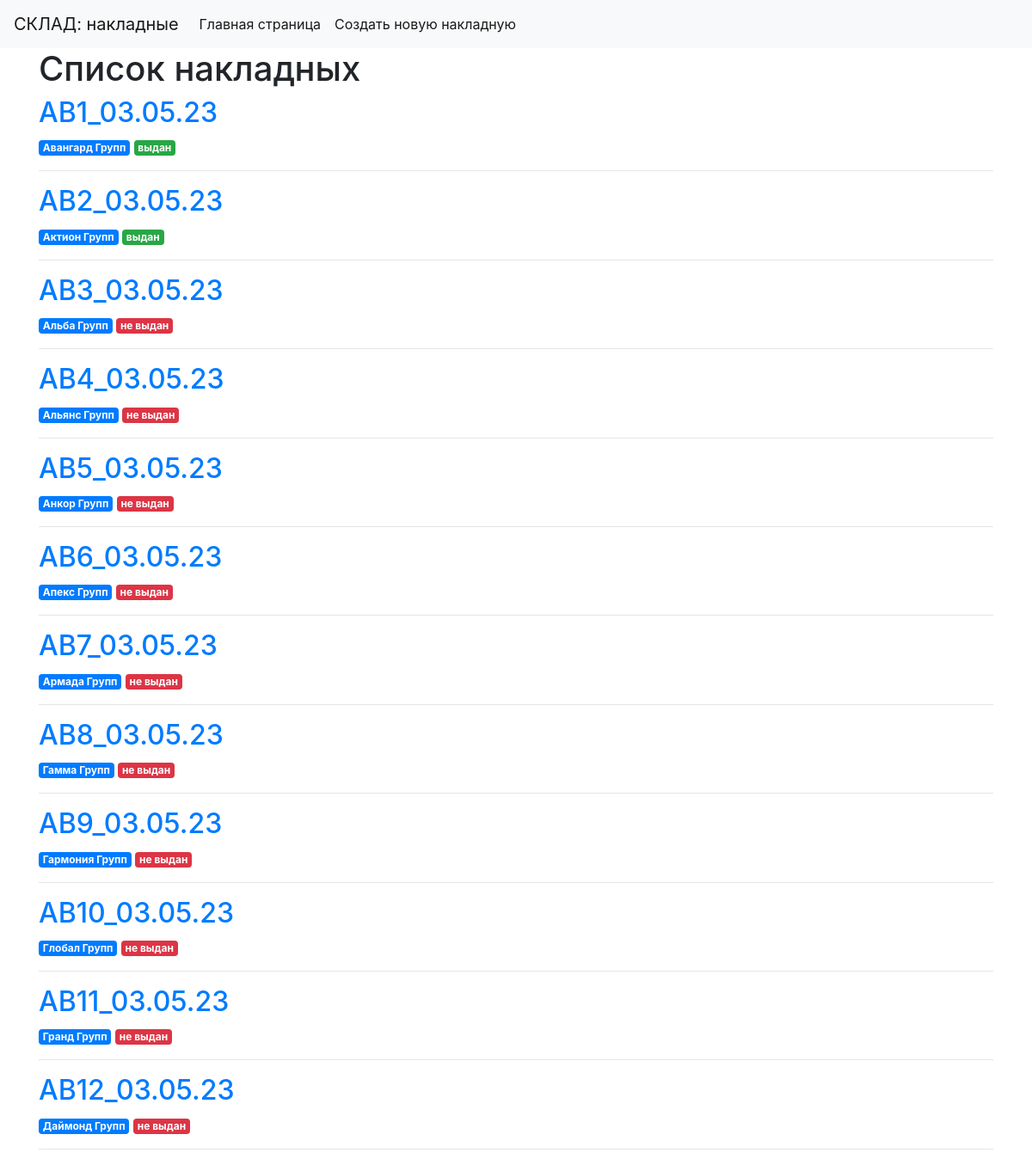
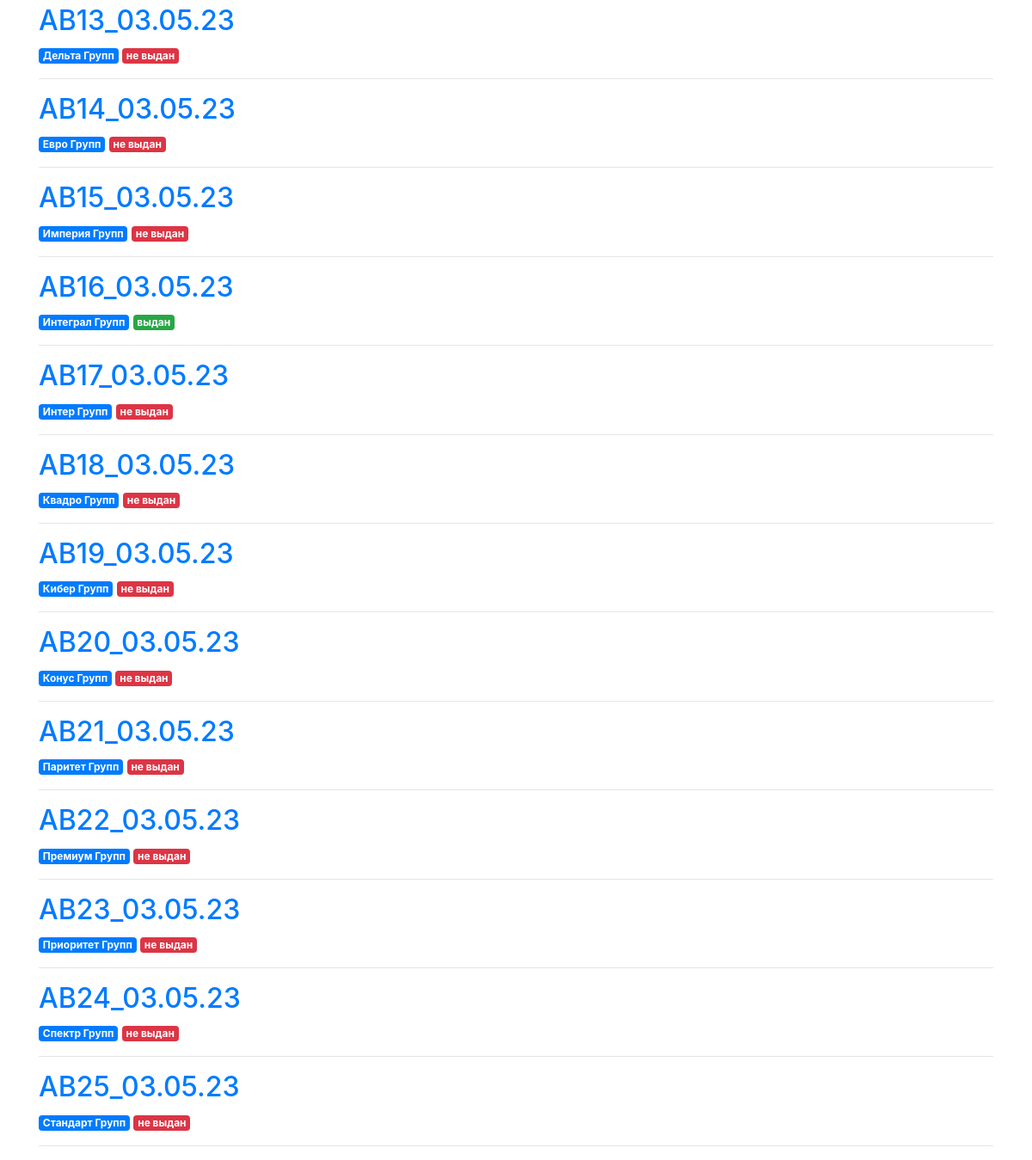
The page / on the database its author committed (2 pictures, top to bottom).
### tables this page shows
CREATE TABLE items(id integer PRIMARY KEY, title text, position text, company text, status text, time datetime);

### app.py (the view)
@app.route('/')
def index():
    conn = get_db_connection()
    items = conn.execute('SELECT * FROM items').fetchall()
    conn.close()
    return render_template('index.html', items=items)

### app.py (called while the page is built)
def get_db_connection():
    conn = sqlite3.connect('database.db')
    conn.row_factory = sqlite3.Row
    return conn

### templates/index.html
{% extends 'base.html' %}
{% block content %}
    <h1>{% block title %} Список накладных {% endblock %}</h1>
    {% for item in items %}
        <a href="{{ url_for('item', item_id=item['id']) }}">
        <h2>{{ item['title'] }}</h2>
        </a>
        <span class="badge badge-primary">{{ item['company'] }}</span>
        {% if item['status']=='выдан' %}
            <span class="badge badge-success"> выдан </span>
        {% else %}
            <span class="badge badge-danger"> не выдан </span>
        {%- endif %}
        <hr>
    {% endfor %}
{% endblock %}

### templates/base.html (shortened to what this page needs)
<!doctype html>
<html lang="en">
<head>
<link rel="stylesheet"
href="https://stackpath.bootstrapcdn.com/bootstrap/4.3.1/css/bootstrap.min.css"
integrity="sha384-ggOyR0iXCbMQv3Xipma34MD+dH/1fQ784/j6cY/iJTQUOhcWr7x9JvoRxT2MZw1T">
</head>
<body>
<nav class="navbar navbar-expand-md navbar-light bg-light">
<a class="navbar-brand" href="{{ url_for('index')}}">СКЛАД: накладные</a>
<div class="collapse navbar-collapse" id="navbarNav">
    <ul class="navbar-nav">
        <li class="nav-item active">
        <a class="nav-link" href="#">Главная страница</a>
        </li>
        <li class="nav-item active">
        <a class="nav-link" href="{{ url_for('new_item')}}">Создать новую накладную</a>
        </li>
    </ul>
</div>
</nav>
<div class="container">
{% block content %} {% endblock %}
</div>
</body>
</html>

### rows shown on the page
items: title "AB1_03.05.23", company "Авангард Групп", status "выдан"
items: title "AB2_03.05.23", company "Актион Групп", status "выдан"
items: title "AB3_03.05.23", company "Альба Групп", status "не выдан"
items: title "AB4_03.05.23", company "Альянс Групп", status "не выдан"
items: title "AB5_03.05.23", company "Анкор Групп", status "не выдан"
items: title "AB6_03.05.23", company "Апекс Групп", status "не выдан"
items: title "AB7_03.05.23", company "Армада Групп", status "не выдан"
items: title "AB8_03.05.23", company "Гамма Групп", status "не выдан"
items: title "AB9_03.05.23", company "Гармония Групп", status "не выдан"
items: title "AB10_03.05.23", company "Глобал Групп", status "не выдан"
items: title "AB11_03.05.23", company "Гранд Групп", status "не выдан"
items: title "AB12_03.05.23", company "Даймонд Групп", status "не выдан"
items: title "AB13_03.05.23", company "Дельта Групп", status "не выдан"
items: title "AB14_03.05.23", company "Евро Групп", status "не выдан"
items: title "AB15_03.05.23", company "Империя Групп", status "не выдан"
items: title "AB16_03.05.23", company "Интеграл Групп", status "выдан"
items: title "AB17_03.05.23", company "Интер Групп", status "не выдан"
items: title "AB18_03.05.23", company "Квадро Групп", status "не выдан"
items: title "AB19_03.05.23", company "Кибер Групп", status "не выдан"
items: title "AB20_03.05.23", company "Конус Групп", status "не выдан"
items: title "AB21_03.05.23", company "Паритет Групп", status "не выдан"
items: title "AB22_03.05.23", company "Премиум Групп", status "не выдан"
items: title "AB23_03.05.23", company "Приоритет Групп", status "не выдан"
items: title "AB24_03.05.23", company "Спектр Групп", status "не выдан"
items: title "AB25_03.05.23", company "Стандарт Групп", status "не выдан"
